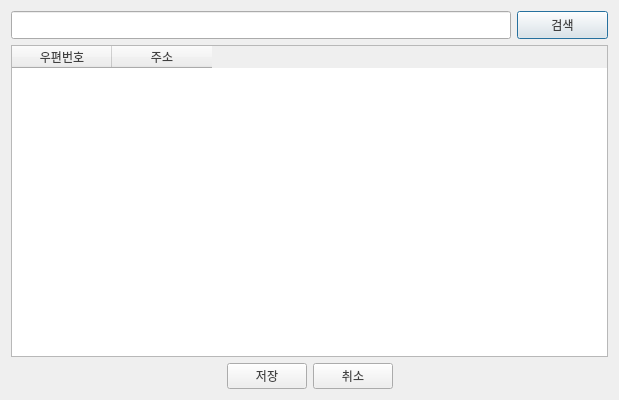
<?xml version="1.0" encoding="UTF-8"?>
<ui version="4.0">
 <class>Dialog</class>
 <widget class="QDialog" name="Dialog">
  <property name="geometry">
   <rect>
    <x>0</x>
    <y>0</y>
    <width>619</width>
    <height>400</height>
   </rect>
  </property>
  <property name="windowTitle">
   <string>               </string>
  </property>
  <layout class="QVBoxLayout" name="verticalLayout">
   <item>
    <layout class="QHBoxLayout" name="horizontalLayout">
     <item>
      <widget class="QLineEdit" name="address_lineEdit">
       <property name="minimumSize">
        <size>
         <width>500</width>
         <height>28</height>
        </size>
       </property>
       <property name="maximumSize">
        <size>
         <width>500</width>
         <height>28</height>
        </size>
       </property>
      </widget>
     </item>
     <item>
      <widget class="QPushButton" name="searchBtn">
       <property name="minimumSize">
        <size>
         <width>0</width>
         <height>28</height>
        </size>
       </property>
       <property name="maximumSize">
        <size>
         <width>16777215</width>
         <height>28</height>
        </size>
       </property>
       <property name="styleSheet">
        <string notr="true">color: #404040;</string>
       </property>
       <property name="text">
        <string>검색</string>
       </property>
      </widget>
     </item>
    </layout>
   </item>
   <item>
    <widget class="QTableWidget" name="table">
     <property name="styleSheet">
      <string notr="true">color: #404040;</string>
     </property>
     <property name="editTriggers">
      <set>QAbstractItemView::NoEditTriggers</set>
     </property>
     <attribute name="verticalHeaderVisible">
      <bool>false</bool>
     </attribute>
     <column>
      <property name="text">
       <string>우편번호</string>
      </property>
     </column>
     <column>
      <property name="text">
       <string>주소</string>
      </property>
     </column>
    </widget>
   </item>
   <item>
    <layout class="QHBoxLayout" name="horizontalLayout_10">
     <property name="spacing">
      <number>6</number>
     </property>
     <item>
      <spacer name="horizontalSpacer_14">
       <property name="orientation">
        <enum>Qt::Horizontal</enum>
       </property>
       <property name="sizeHint" stdset="0">
        <size>
         <width>40</width>
         <height>20</height>
        </size>
       </property>
      </spacer>
     </item>
     <item>
      <widget class="QPushButton" name="saveBtn">
       <property name="styleSheet">
        <string notr="true">color: #404040;</string>
       </property>
       <property name="text">
        <string>저장</string>
       </property>
      </widget>
     </item>
     <item>
      <widget class="QPushButton" name="cnlBtn">
       <property name="styleSheet">
        <string notr="true">color: #404040;</string>
       </property>
       <property name="text">
        <string>취소</string>
       </property>
      </widget>
     </item>
     <item>
      <spacer name="horizontalSpacer_21">
       <property name="orientation">
        <enum>Qt::Horizontal</enum>
       </property>
       <property name="sizeHint" stdset="0">
        <size>
         <width>40</width>
         <height>20</height>
        </size>
       </property>
      </spacer>
     </item>
    </layout>
   </item>
  </layout>
 </widget>
 <resources/>
 <connections/>
</ui>
